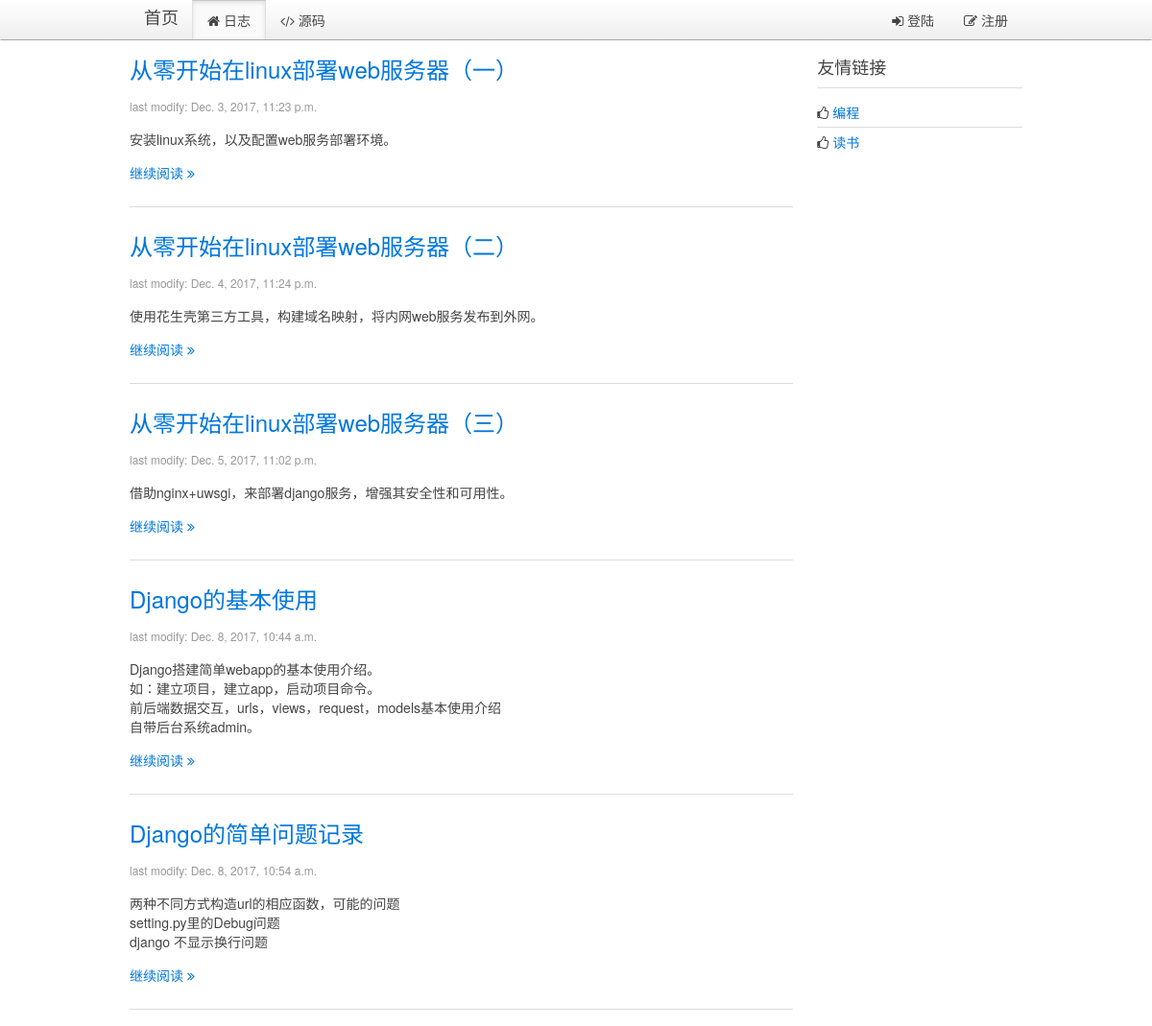
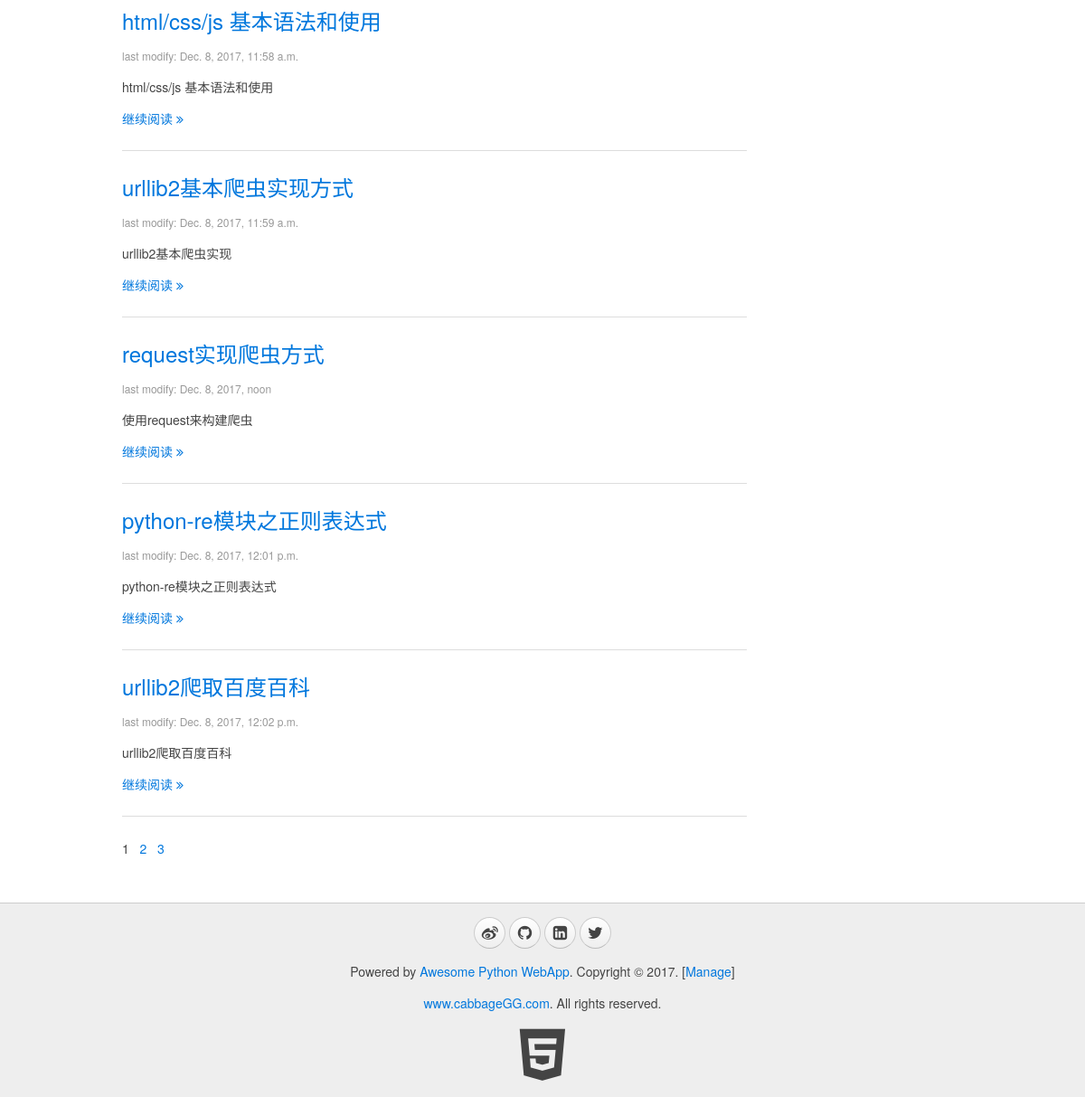
The page / on the database its author committed (2 pictures, top to bottom).
### blog/models.py (models this page shows, shortened)
class Blog(models.Model):
    title = models.CharField(max_length=32, default="Title")
    content = models.TextField(null=True)
    summary = models.TextField(null=True)
    create_time = models.DateTimeField(null=True)

### blog/views.py (the view)
# urls.py: url(r'^$',views.blogs, name="index"),
def index(request):
    userinfo = ""
    account = request.COOKIES.get("account","")
    if account:
        userinfo = models.User.objects.filter(account=account)
        if userinfo:
            userinfo = userinfo[0]
    page = int(request.GET.get("p", "1"))
    first = (page - 1)*10
    end = first + 10
    blogs = models.Blog.objects.all()
    total_nums = len(blogs)
    if (total_nums % 10) > 0:
        page_nums = int(total_nums/10) + 1
    else:
        page_nums = int(total_nums/10)
    page_nums = range(0, page_nums)
    blogs = blogs[first:end]
    page = page - 1
    return render(request, "blog/index.html", {"blogs": blogs, "page":page, "page_nums":page_nums, "userinfo":userinfo})

### blog/templates/blog/index.html (shortened to what this page needs)
{% extends '__base__.html' %}
{% block content %}
    <div class="uk-width-medium-3-4">
    {% for blog in blogs %}
        <article class="uk-article">
            <h2><a href="/blog/page/{{ blog.id }}">{{ blog.title }}</a></h2>
            <p class="uk-article-meta">last modify: {{ blog.create_time }}</p>
            <p>{{ blog.summary | linebreaksbr }}</p>
            <p><a href="/blog/page/{{ blog.id }}">继续阅读 <i class="uk-icon-angle-double-right"></i></a></p>
        </article>
        <hr class="uk-article-divider">
    {% endfor %}
        <div class="page">
        {% for page_num in page_nums %}
            {% if page_num == page %}
                <span>{{ page_num|add:"1" }}&nbsp;&nbsp;</span>
            {% else %}
                <a href="?p={{ page_num|add:"1" }}"><span>{{ page_num|add:"1" }}&nbsp;&nbsp;</span></a>
            {% endif %}
        {% endfor %}
        </div>
    </div>
    <div class="uk-width-medium-1-4">
        <div class="uk-panel uk-panel-header">
            <h3 class="uk-panel-title">友情链接</h3>
            <ul class="uk-list uk-list-line">
                <li><i class="uk-icon-thumbs-o-up"></i> <a target="_blank" href="https://github.com/cabbageGG">编程</a></li>
                <li><i class="uk-icon-thumbs-o-up"></i> <a target="_blank" href="http://blog.jobbole.com/all-posts/">读书</a></li>
            </ul>
        </div>
    </div>
{% endblock %}

### blog/templates/__base__.html (shortened to what this page needs)
<!DOCTYPE html>
<html>
{% load staticfiles %}
<head>
    <link rel="stylesheet" href="{% static 'css/uikit.min.css' %}">
    <link rel="stylesheet" href="{% static 'css/uikit.gradient.min.css' %}">
    <link rel="stylesheet" href="{% static 'css/awesome.css' %}" />
</head>
<body>
    <nav class="uk-navbar uk-navbar-attached uk-margin-bottom">
        <div class="uk-container uk-container-center">
            <a href="{% url 'blog:index' %}" class="uk-navbar-brand">首页</a>
            <ul class="uk-navbar-nav">
                <li data-url="blogs"><a href="{% url 'blog:index' %}"><i class="uk-icon-home"></i> 日志</a></li>
                <li><a target="_blank" href="https://github.com/cabbageGG/myblog"><i class="uk-icon-code"></i> 源码</a></li>
            </ul>
            <div class="uk-navbar-flip">
                <ul class="uk-navbar-nav">
                {% if userinfo %}
                    <li class="uk-parent" data-uk-dropdown>
                        <a href="#0"><i class="uk-icon-user"></i> {{ userinfo.name }}</a>
                        <div class="uk-dropdown uk-dropdown-navbar">
                            <ul class="uk-nav uk-nav-navbar">
                                <li><a href="{% url 'blog:signout' %}"><i class="uk-icon-sign-out"></i> 登出</a></li>
                                <li><a href="{% url 'blog:uploadImg' %}"><i class="uk-icon-sign-out"></i>上传头像</a></li>
                            </ul>
                        </div>
                    </li>
                {% else %}
                    <li><a href="{% url 'blog:signin' %}"><i class="uk-icon-sign-in"></i> 登陆</a></li>
                    <li><a href="{% url 'blog:register' %}"><i class="uk-icon-edit"></i> 注册</a></li>
                {% endif %}
                </ul>
            </div>
        </div>
    </nav>
    <div class="uk-container uk-container-center">
        <div class="uk-grid">
            {% block content %}
            {% endblock %}
        </div>
    </div>
    <div class="uk-margin-large-top" style="background-color:#eee; border-top:1px solid #ccc;">
        <div class="uk-container uk-container-center uk-text-center">
            <div class="uk-panel uk-margin-top uk-margin-bottom">
                <p>
                    <a target="_blank" href="http://weibo.com/" class="uk-icon-button uk-icon-weibo"></a>
                    <a target="_blank" href="https://github.com/cabbageGG" class="uk-icon-button uk-icon-github"></a>
                    <a target="_blank" href="http://www.linkedin.com/" class="uk-icon-button uk-icon-linkedin-square"></a>
                    <a target="_blank" href="https://twitter.com/" class="uk-icon-button uk-icon-twitter"></a>
                </p>
                <p>Powered by <a href="https://github.com/cabbageGG">Awesome Python WebApp</a>. Copyright &copy; 2017. [<a href="/admin/" target="_blank">Manage</a>]</p>
                <p><a href="https://github.com/cabbageGG" target="_blank">www.cabbageGG.com</a>. All rights reserved.</p>
                <a target="_blank" href="http://www.w3.org/TR/html5/"><i class="uk-icon-html5" style="font-size:64px; color: #444;"></i></a>
            </div>
        </div>
    </div>
</body>
</html>

### rows shown on the page
Blog: title "从零开始在linux部署web服务器（一）", create_time "Dec. 3, 2017, 11:23 p.m.", summary "安装linux系统，以及配置web服务部署环境。"
Blog: title "从零开始在linux部署web服务器（二）", create_time "Dec. 4, 2017, 11:24 p.m.", summary "使用花生壳第三方工具，构建域名映射，将内网web服务发布到外网。"
Blog: title "从零开始在linux部署web服务器（三）", create_time "Dec. 5, 2017, 11:02 p.m.", summary "借助nginx+uwsgi，来部署django服务，增强其安全性和可用性。"
Blog: title "Django的基本使用", create_time "Dec. 8, 2017, 10:44 a.m.", summary "Django搭建简单webapp的基本使用介绍。 如：建立项目，建立app，启动项目命令。 前后端数据交互，urls，views，request，models基本使用介绍 自带后台系统admin。"
Blog: title "Django的简单问题记录", create_time "Dec. 8, 2017, 10:54 a.m.", summary "两种不同方式构造url的相应函数，可能的问题 setting.py里的Debug问题 django 不显示换行问题"
Blog: title "html/css/js 基本语法和使用", create_time "Dec. 8, 2017, 11:58 a.m.", summary "html/css/js 基本语法和使用"
Blog: title "urllib2基本爬虫实现方式", create_time "Dec. 8, 2017, 11:59 a.m.", summary "urllib2基本爬虫实现"
Blog: title "request实现爬虫方式", create_time "Dec. 8, 2017, noon", summary "使用request来构建爬虫"
Blog: title "python-re模块之正则表达式", create_time "Dec. 8, 2017, 12:01 p.m.", summary "python-re模块之正则表达式"
Blog: title "urllib2爬取百度百科", create_time "Dec. 8, 2017, 12:02 p.m.", summary "urllib2爬取百度百科"

### other values the page prints
{{ page_num|add:"1" }} "1"
{{ page_num|add:"1" }} "2" "3"
